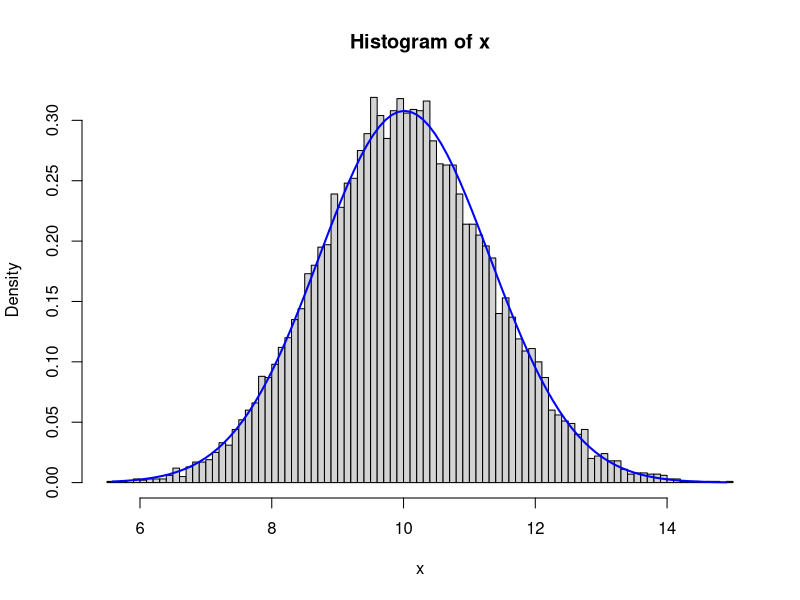
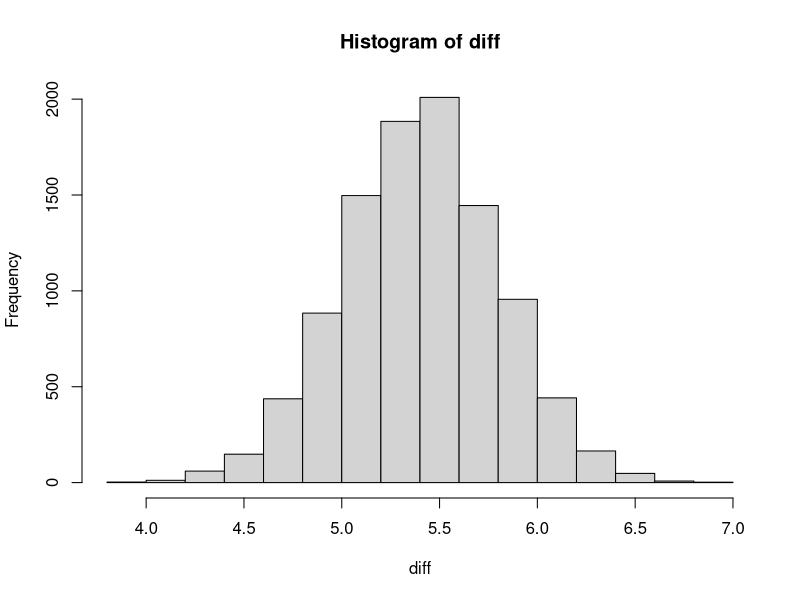

Write the R code that produced these figures, in order.
# Problem 1
birthrate <- c(.4777, .4875, .4859, .4754, .4874, .4864, .4813, .4787, .4895, .4797,
       .4876, .4859, .4857, .4907, .5010, .4903, .4860, .4911, .4871, .4725,
       .4822, .4870, .4823, .4973)
# 出生率的标准差
sdbirth <- sd(birthrate)
sdbirth
# 平均出生率的标准差（理论标准差）
avgrate <- sum(3900*birthrate)/(3900*24)
sigmabirth <- sqrt(avgrate*(1-avgrate)/3900)

# 原假设为出生率标准差的实际值与理论值没有区别
# 计算统计量和两侧临界值
(test <- 23*(sdbirth^2)/(sigmabirth^2))
(lowerchi2 <- qchisq(p=0.05/2,df=23, lower.tail = T))
(upperchi2 <- qchisq(p=0.05/2,df=23, lower.tail = F))
## 因为检验统计量介于两侧临界值之间，所以无法推翻原假设，
## 即出生率标准差的实际值与理论值的差异不显著。

# Problem 2 
x <- NULL
for(i in 1:10000) {
  xsample <- runif(20)
  x[i] <- sum(xsample)
}
hist(x, freq = F, breaks = 100)
xfit <- seq(min(x),max(x),length.out = 100) 
yfit <- dnorm(xfit, mean=mean(x),sd=sd(x))
lines(xfit,yfit,col="blue",lwd=2)

# Problem 3
diff <- NULL
for(i in 1:10000){
  x <- mean(rnorm(100,mean=69.1,sd=2.9))
  y <- mean(rnorm(100,mean=63.7,sd=2.7))
  diff[i] <- x-y
}
hist(diff)
# mean and standard deviation from simulation
mean(diff)
sd(diff)
# exact value or theoretical value
# E(X-Y)=E(X)-E(Y)=69.1-63.7=5.4
# D(X-Y)=D(X)+D(Y)=(2.9^2)/100+(2.7^2)/100=15.7/100=0.157
# sd(X-Y)=15.7^0.5=0.396
